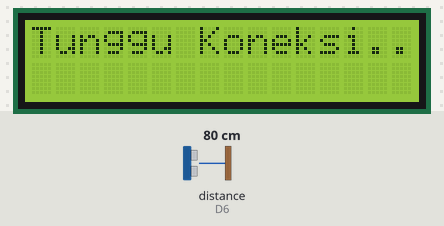
A sketch run on a simulated ESP8266 (NodeMCU). Parts: 16×2 character LCD. Wiring (inferred from the names in the program): ultrasonic range finder: trigger D5; echo D6. Inputs (shaded band) come from the test bench; at power-on: distance to the obstacle (sensor on D6) 80 cm. The echo pulse lasts 58.3 µs per cm; WiFi joins after 1.5 s; servers stay silent unless stated; uploads are accepted with an empty reply; what the sketch prints to the serial monitor is not drawn.

Above: at 3.3 s.
At 8.1 s:
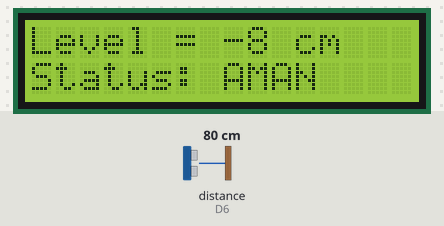
8.2 s: distance to the obstacle (sensor on D6) set to 2 cm
At 11.0 s:
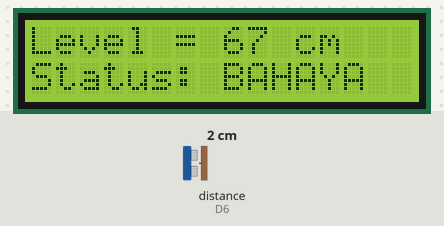
11.4 s: distance to the obstacle (sensor on D6) set to 35 cm
At 14.0 s:
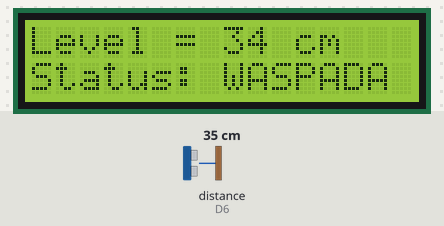
14.3 s: distance to the obstacle (sensor on D6) set to 60 cm
At 16.8 s:
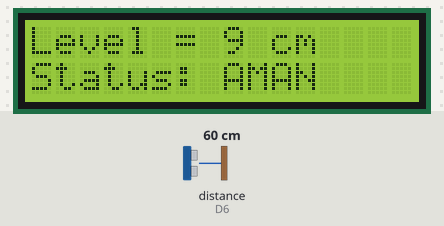
Timing chart, 0 to 18.3 s (numbered marks = the images above; inputs shaded):
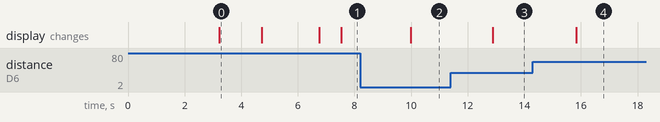

Measured:
- after the input at 8.2 s, the display: changes after 1.8 s (image 2)
- after the input at 11.4 s, the display: changes after 1.5 s (image 3)
- after the input at 14.3 s, the display: changes after 1.5 s (image 4)
- what the display in image 0 shows lasts 1.5 s, from 3.2 s to 4.7 s

The sketch:

ESP8266_IoT_Banjir.ino
```cpp
#include <ESP8266WiFi.h>
#include <WiFiClientSecure.h>
#include <UniversalTelegramBot.h>
#include <LiquidCrystal_I2C.h>
#include <ESP8266HTTPClient.h>

#define BOTtoken "8982959133:AAG53DYfKMGliEq01fLjvOziX6okF5tKG1E"
String chat_id = "1365748048";

char ssid[] = "Rzkytyo";
char pass[] = "oajayakannn";

LiquidCrystal_I2C lcd(0x27, 16, 2);
const int trigPin = D5;
const int echoPin = D6;

#define SOUND_VELOCITY 0.034

long duration;
int d_cm;
int H = 76;
int level;
int s1 = 0, s2 = 0;
String status_air = "AMAN";

WiFiClientSecure client;
UniversalTelegramBot bot(BOTtoken, client);

int Bot_mtbs = 1000;
long Bot_lasttime;

unsigned long lastSensorTime = 0;
const long sensorInterval = 2000;

unsigned long lastDatabaseTime = 0;
const long databaseInterval = 300000;

void kirim_ke_website(int nilai_level, String status_sekarang) {
  if (WiFi.status() == WL_CONNECTED) {
    WiFiClient webClient;
    HTTPClient http;

    String url = "http://172.20.10.3/banjir_db/simpan_data.php";

    http.begin(webClient, url);
    http.addHeader("Content-Type", "application/x-www-form-urlencoded");

    String dataPost = "level_air=" + String(nilai_level) + "&status=" + status_sekarang;

    Serial.println("\n>>> [DATABASE] Mengirim data ke MySQL...");
    int httpResponseCode = http.POST(dataPost);

    if (httpResponseCode > 0) {
      String response = http.getString();
      Serial.print(">>> [DATABASE] Respon Server: ");
      Serial.println(response);
    } else {
      Serial.print(">>> [DATABASE] Gagal Kirim. Kode Error: ");
      Serial.println(httpResponseCode);
    }
    http.end();
  }
}

void handleNewMessages(int numNewMessages) {
  for (int i = 0; i < numNewMessages; i++) {
    String current_chat_id = String(bot.messages[i].chat_id);
    String Pesan = bot.messages[i].text;

    if (Pesan == "/cek") {
      baca_level();
      String data_sensor = "Level air = " + String(level) + " cm.\nStatus: " + status_air;
      bot.sendMessage(current_chat_id, data_sensor, "");
    } else if (Pesan == "/start") {
      String welcome = "Sistem IOT Deteksi Banjir Aktif.\nGunakan perintah /cek untuk melihat status air.";
      bot.sendMessage(current_chat_id, welcome, "");
    }
  }
}

void setup() {
  Serial.begin(115200);
  pinMode(trigPin, OUTPUT);
  pinMode(echoPin, INPUT);

  lcd.init();
  lcd.backlight();
  lcd.clear();
  lcd.print(" Deteksi Banjir ");
  lcd.setCursor(0, 1);
  lcd.print("Telegram NodeMCU");
  delay(3000);

  WiFi.mode(WIFI_STA);
  WiFi.disconnect();
  delay(100);

  lcd.clear();
  lcd.print("Tunggu Koneksi..");
  WiFi.begin(ssid, pass);

  while (WiFi.status() != WL_CONNECTED) {
    Serial.print(".");
    delay(500);
  }

  client.setInsecure();
  lcd.clear();
  lcd.print("Koneksi Sukses !");
  delay(2000);

  lcd.clear();
  lcd.print("Level = ");
  lcd.setCursor(0, 1);
  lcd.print("Status: ");
}

void loop() {

  if (millis() > Bot_lasttime + Bot_mtbs) {
    int numNewMessages = bot.getUpdates(bot.last_message_received + 1);
    while (numNewMessages) {
      handleNewMessages(numNewMessages);
      numNewMessages = bot.getUpdates(bot.last_message_received + 1);
    }
    Bot_lasttime = millis();
  }

  if (millis() - lastSensorTime >= sensorInterval) {
    baca_level();
    lastSensorTime = millis();
  }

  if (millis() - lastDatabaseTime >= databaseInterval) {
    Serial.println("\n[JALUR RUTIN] Waktu 5 menit habis.");
    kirim_ke_website(level, status_air);
    lastDatabaseTime = millis();
  }
}

void baca_level(){
  long total_duration = 0;
  int ambil_sampel = 30;

  for (int i = 0; i < ambil_sampel; i++) {
    digitalWrite(trigPin, LOW);
    delayMicroseconds(2);
    digitalWrite(trigPin, HIGH);
    delayMicroseconds(10);
    digitalWrite(trigPin, LOW);
    total_duration += pulseIn(echoPin, HIGH);
    delay(10);
  }

  duration = total_duration / ambil_sampel;
  d_cm = duration * SOUND_VELOCITY / 2;

  if (d_cm > H || d_cm <= 0) { d_cm = H; }
  level = (H - d_cm) - 8.0;

  Serial.print("[SENSOR] Air: "); Serial.print(level); Serial.print(" cm | Status: "); Serial.println(status_air);

  lcd.setCursor(8, 0); lcd.print("      ");
  lcd.setCursor(8, 0); lcd.print(level); lcd.print(" cm");

  if (level > 40) {
    status_air = "BAHAYA";
    lcd.setCursor(8, 1); lcd.print("BAHAYA  ");

    if (s2 == 0) {
      Serial.println("\n [KONDISI DARURAT BAHAYA TERDETEKSI] BYPASS ANTREAN 5 MENIT!");

      client.setBufferSizes(512, 512);
      bot.sendMessage(chat_id, "PERINGATAN: Status BAHAYA! Level air mencapai " + String(level) + " cm!", "");

      kirim_ke_website(level, status_air);

      s2 = 1; s1 = 0;
      lastDatabaseTime = millis();
    }
  }
  else if (level > 30) {
    status_air = "WASPADA";
    lcd.setCursor(8, 1); lcd.print("WASPADA ");

    if (s1 == 0) {
      Serial.println("\n [KONDISI DARURAT WASPADA TERDETEKSI] BYPASS ANTREAN 5 MENIT!");

      client.setBufferSizes(512, 512);
      bot.sendMessage(chat_id, "PERINGATAN: Status WASPADA! Level air mencapai " + String(level) + " cm.", "");

      kirim_ke_website(level, status_air);

      s1 = 1; s2 = 0;
      lastDatabaseTime = millis();
    }
  }
  else {
    status_air = "AMAN";
    lcd.setCursor(8, 1); lcd.print("AMAN    ");

    if (s1 == 1 || s2 == 1) {
      Serial.println("\n-> Status kembali AMAN. Mengunci ulang flag.");
      kirim_ke_website(level, status_air);
      s1 = 0; s2 = 0;
      lastDatabaseTime = millis();
    }
  }
}
```
